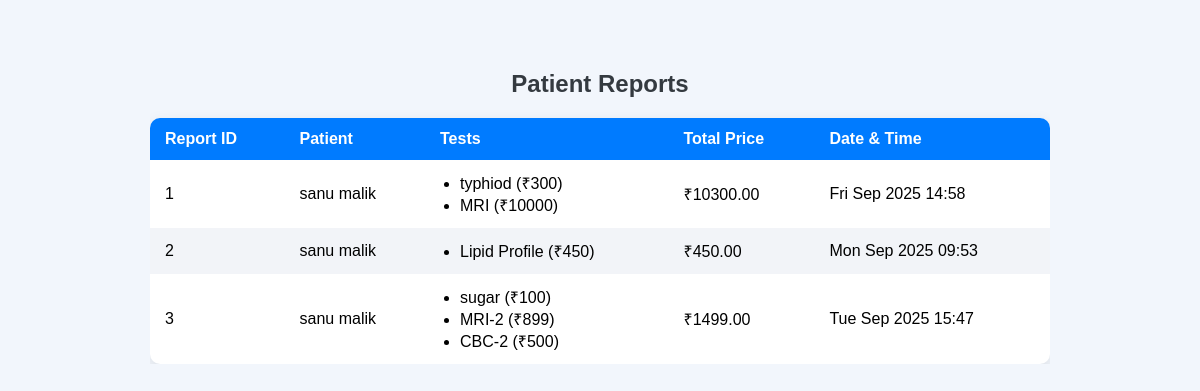
The app's page /staff/applytest with its own data.
### Patient/models.py (models this page shows, shortened)
class PatientTestReport(models.Model):
    report_id=models.AutoField(primary_key=True)
    patient=models.ForeignKey(Register_Master,on_delete=models.CASCADE)
    tests=models.ManyToManyField(Labratory_test)
    total_price=models.DecimalField(max_digits=10, decimal_places=2)
    created_at=models.DateTimeField(auto_now_add=True)

### Register/models.py (models this page shows, shortened)
class Register_Master(models.Model):
    Reg_id=models.AutoField(primary_key=True)
    Name=models.CharField(max_length=30)
    Email=models.CharField(max_length=40,unique=True)
    Mob=models.CharField(max_length=30)
    Password=models.CharField(max_length=30)
    DOB=models.DateField(default=None)
    Gender=models.CharField(max_length=40)
    Address=models.CharField(max_length=100)
    Role_name=models.CharField(max_length=30)
    Status=models.IntegerField(default=0)

### Staff/models.py (models this page shows, shortened)
class Labratory_test(models.Model):
    test_id = models.AutoField(primary_key=True)
    test_name = models.CharField(max_length=30)
    test_Price = models.IntegerField(default=10)

### Staff/views.py (the view)
# urls.py: path('applytest',views.applytest,name="applytest"),
def applytest(request):
    ob=PatientTestReport.objects.all()
    return render(request,"applytest.html",{'rdata':ob})

### Staff/templates/applytest.html (shortened to what this page needs)
<div class="report-table-container">
    <h2>Patient Reports</h2>
    <table class="report-table">
        <thead>
            <tr>
                <th>Report ID</th>
                <th>Patient</th>
                <th>Tests</th>
                <th>Total Price</th>
                <th>Date & Time</th>
            </tr>
        </thead>
        <tbody>
            {% for report in rdata %}
            <tr>
                <td>{{ report.report_id }}</td>
                <td>{{ report.patient.Name }}</td>
                <td>
                    <ul>
                        {% for test in report.tests.all %}
                            <li>{{ test.test_name }} (₹{{ test.test_Price }})</li>
                        {% empty %}
                            <li>No tests</li>
                        {% endfor %}
                    </ul>
                </td>
                <td>₹{{ report.total_price }}</td>
                <td>{{ report.created_at|date:"D M Y H:i" }}</td>
            </tr>
            {% endfor %}
        </tbody>
    </table>
</div>

### Staff/templates/applytest.html (style rules this page uses)
.report-table-container { max-width: 900px; margin: 50px auto; overflow-x: auto; }
table.report-table { width: 100%; border-collapse: collapse; background-color: #ffffff; border-radius: 10px; box-shadow: 0 5px 15px rgba(0,0,0,0.1); overflow: hidden; }
table.report-table th, table.report-table td { padding: 12px 15px; text-align: left; }
table.report-table th { background-color: #007bff; color: #ffffff; font-weight: 600; }
table.report-table tr:nth-child(even) { background-color: #f2f4f8; }
table.report-table ul { margin: 0; padding-left: 20px; }
table.report-table li { list-style-type: disc; }
h2 { text-align: center; color: #343a40; margin-bottom: 20px; }

### records on screen
PatientTestReport: report_id "1", patient.Name "sanu malik", total_price "10300.00", created_at "Fri Sep 2025 14:58"
Labratory_test: test_name "typhiod", test_Price "300"
Labratory_test: test_name "MRI", test_Price "10000"
PatientTestReport: report_id "2", patient.Name "sanu malik", total_price "450.00", created_at "Mon Sep 2025 09:53"
Labratory_test: test_name "Lipid Profile", test_Price "450"
PatientTestReport: report_id "3", patient.Name "sanu malik", total_price "1499.00", created_at "Tue Sep 2025 15:47"
Labratory_test: test_name "sugar", test_Price "100"
Labratory_test: test_name "MRI-2", test_Price "899"
Labratory_test: test_name "CBC-2", test_Price "500"
